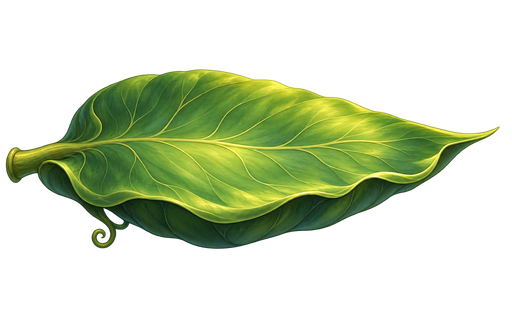
#> input picture assets/gemwoven/beanstalk/leaf-platform.png, 512 x 320 px, found by its file name; its folder holds 3 pictures in this run
$ python export-assets.py
#> lines starting #> are read from the running program, lines starting #| are printed output that depends on the picture; after the words box and inside, x2 and y2 are one past the last pixel; in counts of white or black regions, pixels touching at a corner belong together
"""Normalize accepted ImageGen source art; does not draw or synthesize artwork."""
from pathlib import Path
import json

import numpy as np
from PIL import Image, ImageOps
from scipy.ndimage import binary_dilation, label

ROOT = Path(__file__).resolve().parent


def clean_disconnected_alpha(image):
    """Keep the connected painted subject plus its antialiasing fringe."""
    pixels = np.asarray(image.convert("RGBA")).copy()
    labels, _ = label(pixels[:, :, 3] > 16)
    sizes = np.bincount(labels.ravel())
    sizes[0] = 0
    keep = binary_dilation(labels == sizes.argmax(), iterations=2)
    pixels[~keep] = 0
    return Image.fromarray(pixels)


def save(name, image):
    image = clean_disconnected_alpha(image)
    image.save(ROOT / f"{name}.png")
    image.save(ROOT / f"{name}.webp", lossless=True, method=6)
    return image


leaf = save(
    "leaf-platform",
    ImageOps.mirror(Image.open(ROOT / "raw/leaf-platform.png")).resize(
        (512, 320), Image.Resampling.LANCZOS
    ),
)
#> in clean_disconnected_alpha, `labels, _ = label(pixels[:, :, 3] > 16)`:
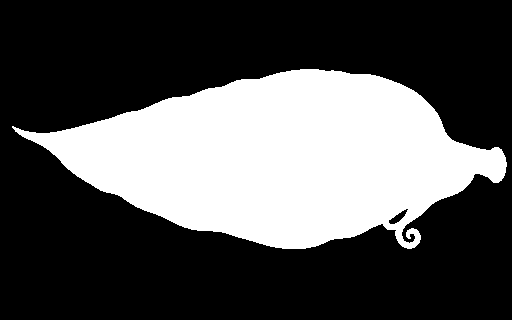
#> labels: shape (320, 512) int32; values 0 (black) and 1 (white), 32.6% white; 1 white region, box (x1, y1, x2, y2) and area: (12, 69, 507, 249) 53371
#> in clean_disconnected_alpha, `sizes = np.bincount(labels.ravel())`: sizes = [110469, 53371]
#> in clean_disconnected_alpha, `keep = binary_dilation(labels == sizes.argmax(), iterations=2)`: keep: shape (320, 512) bool; 34% white; 1 white region, box (x1, y1, x2, y2) and area: (10, 67, 509, 251) 55702
stem = save(
    "stem-segment",
    Image.open(ROOT / "raw/stem-segment.png").resize(
        (256, 512), Image.Resampling.LANCZOS
    ),
)
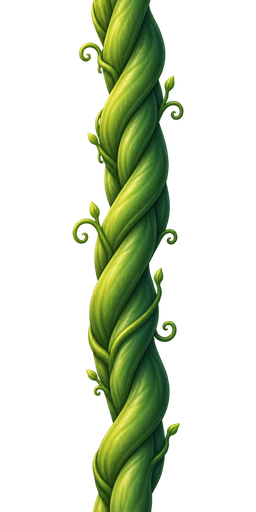
#> input picture assets/gemwoven/beanstalk/stem-segment.png, 256 x 512 px, found by its file name
#> in clean_disconnected_alpha, pixels is the input picture: shape (512, 256, 4); mean R, G, B, A 23.9, 33.3, 10.9, 65.5
#> in clean_disconnected_alpha (call 2), `labels, _ = label(pixels[:, :, 3] > 16)`:
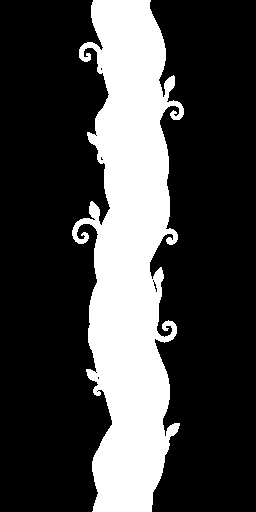
#> labels: shape (512, 256) int32; values 0 (black) and 1 (white), 26.6% white; 1 white region, box (x1, y1, x2, y2) and area: (72, 0, 184, 512) 34918
#> in clean_disconnected_alpha (call 2), `sizes = np.bincount(labels.ravel())`: sizes = [96154, 34918]
#> in clean_disconnected_alpha (call 2), `keep = binary_dilation(labels == sizes.argmax(), iterations=2)`: keep: shape (512, 256) bool; 29% white; 1 white region, box (x1, y1, x2, y2) and area: (70, 0, 186, 512) 38045
branch_part = Image.open(ROOT / "raw/branch-segment-keyed.png").crop(
    (360, 190, 1704, 550)
).resize((240, 64), Image.Resampling.LANCZOS)
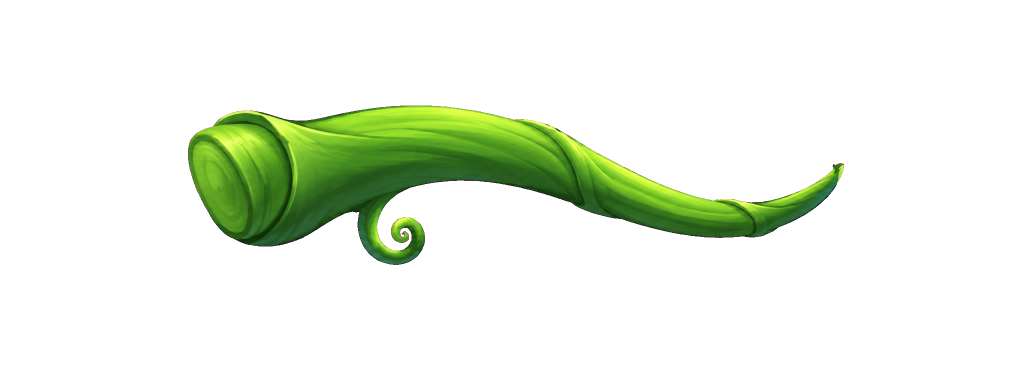
#> input picture assets/gemwoven/beanstalk/raw/branch-segment-keyed.png, 2048 x 768 px (shown at 1/2 size)
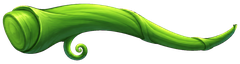
#> branch_part: PIL image 240x64 RGBA; mean R, G, B, A 40.9, 66.2, 18.6, 102.4; transparent parts drawn white
branch = Image.new("RGBA", (256, 96))
#> branch: PIL image 256x96 RGBA; every value is 0
branch.alpha_composite(branch_part, (8, 16))
branch = save("branch-segment", branch)
#> in clean_disconnected_alpha (call 3), `labels, _ = label(pixels[:, :, 3] > 16)`:
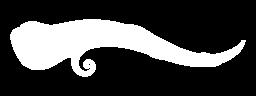
#> labels: shape (96, 256) int32; values 0 (black) and 1 (white), 26.4% white; 1 white region, box (x1, y1, x2, y2) and area: (10, 19, 246, 77) 6483
#> in clean_disconnected_alpha (call 3), `sizes = np.bincount(labels.ravel())`: sizes = [18093, 6483]
#> in clean_disconnected_alpha (call 3), `keep = binary_dilation(labels == sizes.argmax(), iterations=2)`: keep: shape (96, 256) bool; 31.1% white; 1 white region, box (x1, y1, x2, y2) and area: (8, 17, 248, 79) 7632
#> in clean_disconnected_alpha (call 3), `pixels[~keep] = 0`: pixels: shape (96, 256, 4); mean R, G, B, A 25.5, 41.3, 11.6, 64

for name, image in [("leaf-platform", leaf), ("stem-segment", stem), ("branch-segment", branch)]:
    assert image.mode == "RGBA"
    assert image.getchannel("A").getextrema() == (0, 255)
    decoded = Image.open(ROOT / f"{name}.webp").convert("RGBA")
    # Hidden RGB in fully transparent pixels is immaterial to compositing.
    for background in [(120, 130, 140, 255), (255, 255, 255, 255)]:
        png_view = Image.new("RGBA", image.size, background)
        webp_view = png_view.copy()
        png_view.alpha_composite(image)
        webp_view.alpha_composite(decoded)
        assert np.array_equal(np.asarray(png_view), np.asarray(webp_view))
#> this loop made 2 passes
#> pass 1, `png_view = Image.new("RGBA", image.size, background)`:
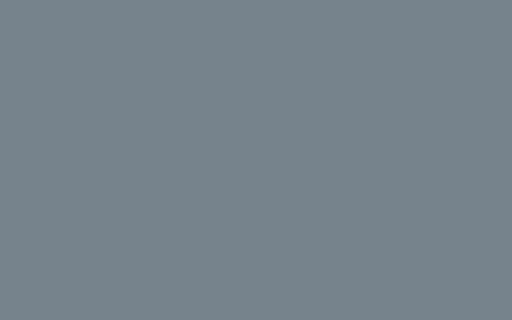
#> png_view: PIL image 512x320 RGBA; mean R, G, B, A 120, 130, 140, 255
    print(name, image.size, "alpha bounds", image.getbbox(), "PNG/WebP composites identical")
#| leaf-platform (512, 320) alpha bounds (10, 67, 509, 251) PNG/WebP composites identical
